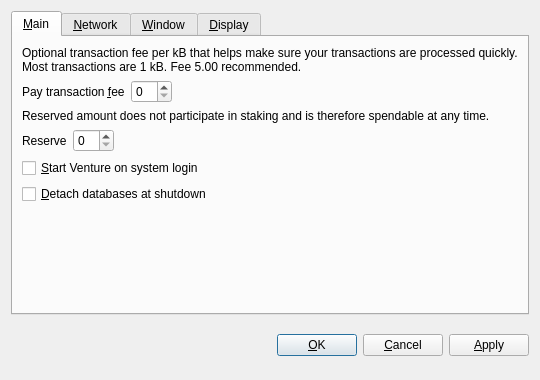
<?xml version="1.0" encoding="UTF-8"?>
<ui version="4.0">
 <class>OptionsDialog</class>
 <widget class="QDialog" name="OptionsDialog">
  <property name="geometry">
   <rect>
    <x>0</x>
    <y>0</y>
    <width>540</width>
    <height>380</height>
   </rect>
  </property>
  <property name="windowTitle">
   <string>Options</string>
  </property>
  <property name="modal">
   <bool>true</bool>
  </property>
  <layout class="QVBoxLayout" name="verticalLayout">
   <item>
    <widget class="QTabWidget" name="tabWidget">
     <property name="tabPosition">
      <enum>QTabWidget::North</enum>
     </property>
     <property name="currentIndex">
      <number>0</number>
     </property>
     <widget class="QWidget" name="tabMain">
      <attribute name="title">
       <string>&amp;Main</string>
      </attribute>
      <layout class="QVBoxLayout" name="verticalLayout_Main">
       <item>
        <widget class="QLabel" name="transactionFeeInfoLabel">
         <property name="text">
          <string>Optional transaction fee per kB that helps make sure your transactions are processed quickly. Most transactions are 1 kB. Fee 5.00 recommended.</string>
         </property>
         <property name="textFormat">
          <enum>Qt::PlainText</enum>
         </property>
         <property name="wordWrap">
          <bool>true</bool>
         </property>
        </widget>
       </item>
       <item>
        <layout class="QHBoxLayout" name="horizontalLayoutFee">
         <item>
          <widget class="QLabel" name="transactionFeeLabel">
           <property name="text">
            <string>Pay transaction &amp;fee</string>
           </property>
           <property name="textFormat">
            <enum>Qt::PlainText</enum>
           </property>
           <property name="buddy">
            <cstring>transactionFee</cstring>
           </property>
          </widget>
         </item>
         <item>
          <widget class="VentureAmountField" name="transactionFee"/>
         </item>
         <item>
          <spacer name="horizontalSpacerFee">
           <property name="orientation">
            <enum>Qt::Horizontal</enum>
           </property>
           <property name="sizeHint" stdset="0">
            <size>
             <width>40</width>
             <height>20</height>
            </size>
           </property>
          </spacer>
         </item>
        </layout>
       </item>
       <item>
        <widget class="QLabel" name="reserveBalanceInfoLabel">
         <property name="text">
          <string>Reserved amount does not participate in staking and is therefore spendable at any time.</string>
         </property>
         <property name="textFormat">
          <enum>Qt::PlainText</enum>
         </property>
         <property name="wordWrap">
          <bool>true</bool>
         </property>
        </widget>
       </item>
       <item>
        <layout class="QHBoxLayout" name="horizontalLayoutReserveBalance">
         <item>
          <widget class="QLabel" name="reserveBalanceLabel">
           <property name="text">
            <string>Reserve</string>
           </property>
           <property name="textFormat">
            <enum>Qt::PlainText</enum>
           </property>
           <property name="buddy">
            <cstring>reserveBalance</cstring>
           </property>
          </widget>
         </item>
         <item>
          <widget class="VentureAmountField" name="reserveBalance"/>
         </item>
         <item>
          <spacer name="horizontalSpacerReserveBalance">
           <property name="orientation">
            <enum>Qt::Horizontal</enum>
           </property>
           <property name="sizeHint" stdset="0">
            <size>
             <width>40</width>
             <height>20</height>
            </size>
           </property>
          </spacer>
         </item>
        </layout>
       </item>
       <item>
        <widget class="QCheckBox" name="VentureAtStartup">
         <property name="toolTip">
          <string>Automatically start Venture after logging in to the system.</string>
         </property>
         <property name="text">
          <string>&amp;Start Venture on system login</string>
         </property>
        </widget>
       </item>
       <item>
        <widget class="QCheckBox" name="detachDatabases">
         <property name="toolTip">
          <string>Detach block and address databases at shutdown. This means they can be moved to another data directory, but it slows down shutdown. The wallet is always detached.</string>
         </property>
         <property name="text">
          <string>&amp;Detach databases at shutdown</string>
         </property>
        </widget>
       </item>
       <item>
        <spacer name="verticalSpacer_Main">
         <property name="orientation">
          <enum>Qt::Vertical</enum>
         </property>
         <property name="sizeHint" stdset="0">
          <size>
           <width>20</width>
           <height>40</height>
          </size>
         </property>
        </spacer>
       </item>
      </layout>
     </widget>
     <widget class="QWidget" name="tabNetwork">
      <attribute name="title">
       <string>&amp;Network</string>
      </attribute>
      <layout class="QVBoxLayout" name="verticalLayout_Network">
       <item>
        <widget class="QCheckBox" name="mapPortUpnp">
         <property name="toolTip">
          <string>Automatically open the Venture client port on the router. This only works when your router supports UPnP and it is enabled.</string>
         </property>
         <property name="text">
          <string>Map port using &amp;UPnP</string>
         </property>
        </widget>
       </item>
       <item>
        <widget class="QCheckBox" name="connectSocks">
         <property name="toolTip">
          <string>Connect to the Venture network through a SOCKS proxy (e.g. when connecting through Tor).</string>
         </property>
         <property name="text">
          <string>&amp;Connect through SOCKS proxy:</string>
         </property>
        </widget>
       </item>
       <item>
        <layout class="QHBoxLayout" name="horizontalLayout_Network">
         <item>
          <widget class="QLabel" name="proxyIpLabel">
           <property name="text">
            <string>Proxy &amp;IP:</string>
           </property>
           <property name="textFormat">
            <enum>Qt::PlainText</enum>
           </property>
           <property name="buddy">
            <cstring>proxyIp</cstring>
           </property>
          </widget>
         </item>
         <item>
          <widget class="QValidatedLineEdit" name="proxyIp">
           <property name="maximumSize">
            <size>
             <width>140</width>
             <height>16777215</height>
            </size>
           </property>
           <property name="toolTip">
            <string>IP address of the proxy (e.g. 127.0.0.1)</string>
           </property>
          </widget>
         </item>
         <item>
          <widget class="QLabel" name="proxyPortLabel">
           <property name="text">
            <string>&amp;Port:</string>
           </property>
           <property name="textFormat">
            <enum>Qt::PlainText</enum>
           </property>
           <property name="buddy">
            <cstring>proxyPort</cstring>
           </property>
          </widget>
         </item>
         <item>
          <widget class="QLineEdit" name="proxyPort">
           <property name="maximumSize">
            <size>
             <width>55</width>
             <height>16777215</height>
            </size>
           </property>
           <property name="toolTip">
            <string>Port of the proxy (e.g. 9050)</string>
           </property>
          </widget>
         </item>
         <item>
          <widget class="QLabel" name="socksVersionLabel">
           <property name="text">
            <string>SOCKS &amp;Version:</string>
           </property>
           <property name="textFormat">
            <enum>Qt::PlainText</enum>
           </property>
           <property name="buddy">
            <cstring>socksVersion</cstring>
           </property>
          </widget>
         </item>
         <item>
          <widget class="QValueComboBox" name="socksVersion">
           <property name="toolTip">
            <string>SOCKS version of the proxy (e.g. 5)</string>
           </property>
          </widget>
         </item>
         <item>
          <spacer name="horizontalSpacer_Network">
           <property name="orientation">
            <enum>Qt::Horizontal</enum>
           </property>
           <property name="sizeHint" stdset="0">
            <size>
             <width>40</width>
             <height>20</height>
            </size>
           </property>
          </spacer>
         </item>
        </layout>
       </item>
       <item>
        <spacer name="verticalSpacer_Network">
         <property name="orientation">
          <enum>Qt::Vertical</enum>
         </property>
         <property name="sizeHint" stdset="0">
          <size>
           <width>20</width>
           <height>40</height>
          </size>
         </property>
        </spacer>
       </item>
      </layout>
     </widget>
     <widget class="QWidget" name="tabWindow">
      <attribute name="title">
       <string>&amp;Window</string>
      </attribute>
      <layout class="QVBoxLayout" name="verticalLayout_Window">
       <item>
        <widget class="QCheckBox" name="minimizeToTray">
         <property name="toolTip">
          <string>Show only a tray icon after minimizing the window.</string>
         </property>
         <property name="text">
          <string>&amp;Minimize to the tray instead of the taskbar</string>
         </property>
        </widget>
       </item>
       <item>
        <widget class="QCheckBox" name="minimizeOnClose">
         <property name="toolTip">
          <string>Minimize instead of exit the application when the window is closed. When this option is enabled, the application will be closed only after selecting Quit in the menu.</string>
         </property>
         <property name="text">
          <string>M&amp;inimize on close</string>
         </property>
        </widget>
       </item>
       <item>
        <spacer name="verticalSpacer_Window">
         <property name="orientation">
          <enum>Qt::Vertical</enum>
         </property>
         <property name="sizeHint" stdset="0">
          <size>
           <width>20</width>
           <height>40</height>
          </size>
         </property>
        </spacer>
       </item>
      </layout>
     </widget>
     <widget class="QWidget" name="tabDisplay">
      <attribute name="title">
       <string>&amp;Display</string>
      </attribute>
      <layout class="QVBoxLayout" name="verticalLayout_Display">
       <item>
        <layout class="QHBoxLayout" name="horizontalLayout_1_Display">
         <item>
          <widget class="QLabel" name="langLabel">
           <property name="text">
            <string>User Interface &amp;language:</string>
           </property>
           <property name="textFormat">
            <enum>Qt::PlainText</enum>
           </property>
           <property name="buddy">
            <cstring>lang</cstring>
           </property>
          </widget>
         </item>
         <item>
          <widget class="QValueComboBox" name="lang">
           <property name="toolTip">
            <string>The user interface language can be set here. This setting will take effect after restarting Venture.</string>
           </property>
          </widget>
         </item>
        </layout>
       </item>
       <item>
        <layout class="QHBoxLayout" name="horizontalLayout_2_Display">
         <item>
          <widget class="QLabel" name="unitLabel">
           <property name="text">
            <string>&amp;Unit to show amounts in:</string>
           </property>
           <property name="textFormat">
            <enum>Qt::PlainText</enum>
           </property>
           <property name="buddy">
            <cstring>unit</cstring>
           </property>
          </widget>
         </item>
         <item>
          <widget class="QValueComboBox" name="unit">
           <property name="toolTip">
            <string>Choose the default subdivision unit to show in the interface and when sending coins.</string>
           </property>
          </widget>
         </item>
        </layout>
       </item>
       <item>
        <widget class="QCheckBox" name="displayAddresses">
         <property name="toolTip">
          <string>Whether to show Venture addresses in the transaction list or not.</string>
         </property>
         <property name="text">
          <string>&amp;Display addresses in transaction list</string>
         </property>
        </widget>
       </item>
       <item>
        <widget class="QCheckBox" name="coinControlFeatures">
         <property name="toolTip">
          <string>Whether to show coin control features or not.</string>
         </property>
         <property name="text">
          <string>Display coin &amp;control features (experts only!)</string>
         </property>
        </widget>
       </item>
       <item>
        <spacer name="verticalSpacer_Display">
         <property name="orientation">
          <enum>Qt::Vertical</enum>
         </property>
         <property name="sizeHint" stdset="0">
          <size>
           <width>20</width>
           <height>40</height>
          </size>
         </property>
        </spacer>
       </item>
      </layout>
     </widget>
    </widget>
   </item>
   <item>
    <layout class="QHBoxLayout" name="horizontalLayout_Buttons">
     <item>
      <spacer name="horizontalSpacer_1">
       <property name="orientation">
        <enum>Qt::Horizontal</enum>
       </property>
       <property name="sizeHint" stdset="0">
        <size>
         <width>40</width>
         <height>48</height>
        </size>
       </property>
      </spacer>
     </item>
     <item>
      <widget class="QLabel" name="statusLabel">
       <property name="font">
        <font>
         <weight>75</weight>
         <bold>true</bold>
        </font>
       </property>
       <property name="text">
        <string/>
       </property>
       <property name="textFormat">
        <enum>Qt::PlainText</enum>
       </property>
       <property name="wordWrap">
        <bool>true</bool>
       </property>
      </widget>
     </item>
     <item>
      <spacer name="horizontalSpacer_2">
       <property name="orientation">
        <enum>Qt::Horizontal</enum>
       </property>
       <property name="sizeHint" stdset="0">
        <size>
         <width>40</width>
         <height>48</height>
        </size>
       </property>
      </spacer>
     </item>
     <item>
      <widget class="QPushButton" name="okButton">
       <property name="text">
        <string>&amp;OK</string>
       </property>
      </widget>
     </item>
     <item>
      <widget class="QPushButton" name="cancelButton">
       <property name="text">
        <string>&amp;Cancel</string>
       </property>
       <property name="autoDefault">
        <bool>false</bool>
       </property>
      </widget>
     </item>
     <item>
      <widget class="QPushButton" name="applyButton">
       <property name="text">
        <string>&amp;Apply</string>
       </property>
       <property name="autoDefault">
        <bool>false</bool>
       </property>
      </widget>
     </item>
    </layout>
   </item>
  </layout>
 </widget>
 <customwidgets>
  <customwidget>
   <class>VentureAmountField</class>
   <extends>QSpinBox</extends>
   <header>Ventureamountfield.h</header>
  </customwidget>
  <customwidget>
   <class>QValueComboBox</class>
   <extends>QComboBox</extends>
   <header>qvaluecombobox.h</header>
  </customwidget>
  <customwidget>
   <class>QValidatedLineEdit</class>
   <extends>QLineEdit</extends>
   <header>qvalidatedlineedit.h</header>
  </customwidget>
 </customwidgets>
 <resources/>
 <connections/>
</ui>
